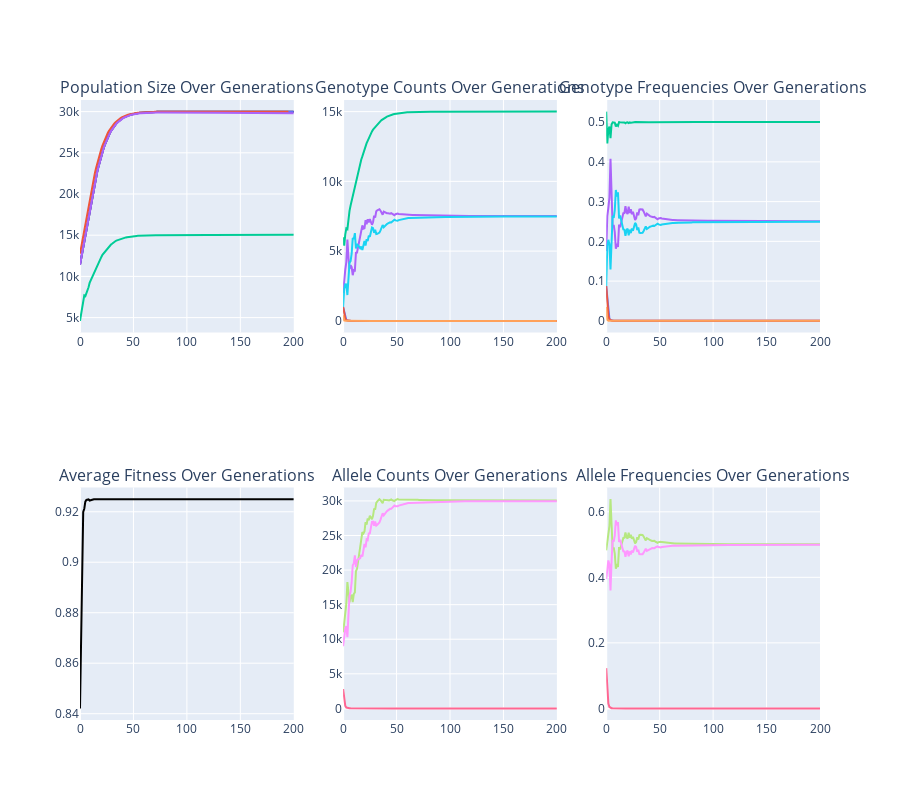

The notebook cell this image was saved under:
### Code cell
# 1 locus, 3 alleles each (Not HW equilibrium)

generations=200
growth_rate=0.1
drift=0.1
carrying_capacity = 30000
bottleneck_yr=None
bottleneck_pop=500
covariance=0
small_pop_inbreeding=0

genotype_data = {
    (('A1', 'A1'),): {'male' : 1000, 'female' : 1000, 'fitness' : 0.9 },
    (('A1', 'A2'),): {'male' : 3000, 'female' : 3000, 'fitness' : 0.95},
    (('A1', 'A3'),): {'male' : 500,  'female' : 500,  'fitness' : 0.2 }, 
    (('A2', 'A2'),): {'male' : 500,  'female' : 500,  'fitness' : 0.9 },
    (('A2', 'A3'),): {'male' : 500,  'female' : 500,  'fitness' : 0.6 },
    (('A3', 'A3'),): {'male' : 200,  'female' : 200,  'fitness' : 1.0 },
}

mutations=None

pop_gen(
    generations,
    genotype_data,
    growth_rate,
    carrying_capacity,
    drift,
    mutations,
    bottleneck_yr,
    bottleneck_pop,
    covariance,
    small_pop_inbreeding
)

### Figure 1 — Plotly figure (JSON) as saved in the notebook; plotly's stock layout.template omitted (floating-point values rounded to 4 significant figures; data arrays with more than 128 entries replaced by an {"elided": "..."} marker saying what was removed)
{"data": [{"hoverinfo": "text", "line": {"color": "black"}, "mode": "lines", "name": "N", "showlegend": false, "text": {"elided": "201 str values"}, "type": "scatter", "x": {"elided": "201 int values"}, "xaxis": "x", "y": {"elided": "201 float values"}, "yaxis": "y"}, {"hoverinfo": "text", "line": {"color": "#636EFA"}, "mode": "lines", "name": "Ne (Sex Ratios)", "showlegend": false, "text": {"elided": "201 str values"}, "type": "scatter", "x": {"elided": "201 int values"}, "xaxis": "x", "y": {"elided": "201 float values"}, "yaxis": "y"}, {"hoverinfo": "text", "line": {"color": "#EF553B"}, "mode": "lines", "name": "Ne (Size Variation)", "showlegend": false, "text": {"elided": "196 str values"}, "type": "scatter", "x": {"elided": "196 int values"}, "xaxis": "x", "y": {"elided": "196 float values"}, "yaxis": "y"}, {"hoverinfo": "text", "line": {"color": "#00CC96"}, "mode": "lines", "name": "Ne (Allele Variation)", "showlegend": false, "text": {"elided": "201 str values"}, "type": "scatter", "x": {"elided": "201 int values"}, "xaxis": "x", "y": {"elided": "201 float values"}, "yaxis": "y"}, {"hoverinfo": "text", "line": {"color": "#AB63FA"}, "mode": "lines", "name": "Ne (Inbreeding)", "showlegend": false, "text": {"elided": "201 str values"}, "type": "scatter", "x": {"elided": "201 int values"}, "xaxis": "x", "y": {"elided": "201 float values"}, "yaxis": "y"}, {"hoverinfo": "text", "line": {"color": "#AB63FA"}, "mode": "lines", "name": "A1A1", "showlegend": false, "text": {"elided": "201 str values"}, "type": "scatter", "x": {"elided": "201 int values"}, "xaxis": "x2", "y": {"elided": "201 int values"}, "yaxis": "y2"}, {"hoverinfo": "text", "line": {"color": "#00CC96"}, "mode": "lines", "name": "A1A2", "showlegend": false, "text": {"elided": "201 str values"}, "type": "scatter", "x": {"elided": "201 int values"}, "xaxis": "x2", "y": {"elided": "201 int values"}, "yaxis": "y2"}, {"hoverinfo": "text", "line": {"color": "#636EFA"}, "mode": "lines", "name": "A1A3", "showlegend": false, "text": {"elided": "201 str values"}, "type": "scatter", "x": {"elided": "201 int values"}, "xaxis": "x2", "y": {"elided": "201 int values"}, "yaxis": "y2"}, {"hoverinfo": "text", "line": {"color": "#19D3F3"}, "mode": "lines", "name": "A2A2", "showlegend": false, "text": {"elided": "201 str values"}, "type": "scatter", "x": {"elided": "201 int values"}, "xaxis": "x2", "y": {"elided": "201 int values"}, "yaxis": "y2"}, {"hoverinfo": "text", "line": {"color": "#EF553B"}, "mode": "lines", "name": "A2A3", "showlegend": false, "text": {"elided": "201 str values"}, "type": "scatter", "x": {"elided": "201 int values"}, "xaxis": "x2", "y": {"elided": "201 int values"}, "yaxis": "y2"}, {"hoverinfo": "text", "line": {"color": "#FFA15A"}, "mode": "lines", "name": "A3A3", "showlegend": false, "text": {"elided": "201 str values"}, "type": "scatter", "x": {"elided": "201 int values"}, "xaxis": "x2", "y": {"elided": "201 int values"}, "yaxis": "y2"}, {"hoverinfo": "text", "line": {"color": "#AB63FA"}, "mode": "lines", "name": "A1A1", "showlegend": false, "text": {"elided": "201 str values"}, "type": "scatter", "x": {"elided": "201 int values"}, "xaxis": "x3", "y": {"elided": "201 float values"}, "yaxis": "y3"}, {"hoverinfo": "text", "line": {"color": "#00CC96"}, "mode": "lines", "name": "A1A2", "showlegend": false, "text": {"elided": "201 str values"}, "type": "scatter", "x": {"elided": "201 int values"}, "xaxis": "x3", "y": {"elided": "201 float values"}, "yaxis": "y3"}, {"hoverinfo": "text", "line": {"color": "#636EFA"}, "mode": "lines", "name": "A1A3", "showlegend": false, "text": {"elided": "201 str values"}, "type": "scatter", "x": {"elided": "201 int values"}, "xaxis": "x3", "y": {"elided": "201 float values"}, "yaxis": "y3"}, {"hoverinfo": "text", "line": {"color": "#19D3F3"}, "mode": "lines", "name": "A2A2", "showlegend": false, "text": {"elided": "201 str values"}, "type": "scatter", "x": {"elided": "201 int values"}, "xaxis": "x3", "y": {"elided": "201 float values"}, "yaxis": "y3"}, {"hoverinfo": "text", "line": {"color": "#EF553B"}, "mode": "lines", "name": "A2A3", "showlegend": false, "text": {"elided": "201 str values"}, "type": "scatter", "x": {"elided": "201 int values"}, "xaxis": "x3", "y": {"elided": "201 float values"}, "yaxis": "y3"}, {"hoverinfo": "text", "line": {"color": "#FFA15A"}, "mode": "lines", "name": "A3A3", "showlegend": false, "text": {"elided": "201 str values"}, "type": "scatter", "x": {"elided": "201 int values"}, "xaxis": "x3", "y": {"elided": "201 float values"}, "yaxis": "y3"}, {"hoverinfo": "text", "line": {"color": "black"}, "mode": "lines", "name": "Average Fitness", "showlegend": false, "text": {"elided": "201 str values"}, "type": "scatter", "x": {"elided": "201 int values"}, "xaxis": "x4", "y": {"elided": "201 float values"}, "yaxis": "y4"}, {"hoverinfo": "text", "line": {"color": "#B6E880"}, "mode": "lines", "name": "A1", "showlegend": false, "text": {"elided": "201 str values"}, "type": "scatter", "x": {"elided": "201 int values"}, "xaxis": "x5", "y": {"elided": "201 int values"}, "yaxis": "y5"}, {"hoverinfo": "text", "line": {"color": "#FF97FF"}, "mode": "lines", "name": "A2", "showlegend": false, "text": {"elided": "201 str values"}, "type": "scatter", "x": {"elided": "201 int values"}, "xaxis": "x5", "y": {"elided": "201 int values"}, "yaxis": "y5"}, {"hoverinfo": "text", "line": {"color": "#FF6692"}, "mode": "lines", "name": "A3", "showlegend": false, "text": {"elided": "201 str values"}, "type": "scatter", "x": {"elided": "201 int values"}, "xaxis": "x5", "y": {"elided": "201 int values"}, "yaxis": "y5"}, {"hoverinfo": "text", "line": {"color": "#B6E880"}, "mode": "lines", "name": "A1", "showlegend": false, "text": {"elided": "201 str values"}, "type": "scatter", "x": {"elided": "201 int values"}, "xaxis": "x6", "y": {"elided": "201 float values"}, "yaxis": "y6"}, {"hoverinfo": "text", "line": {"color": "#FF97FF"}, "mode": "lines", "name": "A2", "showlegend": false, "text": {"elided": "201 str values"}, "type": "scatter", "x": {"elided": "201 int values"}, "xaxis": "x6", "y": {"elided": "201 float values"}, "yaxis": "y6"}, {"hoverinfo": "text", "line": {"color": "#FF6692"}, "mode": "lines", "name": "A3", "showlegend": false, "text": {"elided": "201 str values"}, "type": "scatter", "x": {"elided": "201 int values"}, "xaxis": "x6", "y": {"elided": "201 float values"}, "yaxis": "y6"}], "layout": {"annotations": [{"font": {"size": 16}, "showarrow": false, "text": "Population Size Over Generations", "x": 0.1444, "xanchor": "center", "xref": "paper", "y": 1, "yanchor": "bottom", "yref": "paper"}, {"font": {"size": 16}, "showarrow": false, "text": "Genotype Counts Over Generations", "x": 0.5, "xanchor": "center", "xref": "paper", "y": 1, "yanchor": "bottom", "yref": "paper"}, {"font": {"size": 16}, "showarrow": false, "text": "Genotype Frequencies Over Generations", "x": 0.8556, "xanchor": "center", "xref": "paper", "y": 1, "yanchor": "bottom", "yref": "paper"}, {"font": {"size": 16}, "showarrow": false, "text": "Average Fitness Over Generations", "x": 0.1444, "xanchor": "center", "xref": "paper", "y": 0.375, "yanchor": "bottom", "yref": "paper"}, {"font": {"size": 16}, "showarrow": false, "text": "Allele Counts Over Generations", "x": 0.5, "xanchor": "center", "xref": "paper", "y": 0.375, "yanchor": "bottom", "yref": "paper"}, {"font": {"size": 16}, "showarrow": false, "text": "Allele Frequencies Over Generations", "x": 0.8556, "xanchor": "center", "xref": "paper", "y": 0.375, "yanchor": "bottom", "yref": "paper"}], "height": 800, "hovermode": "closest", "xaxis": {"anchor": "y", "domain": [0, 0.2889]}, "xaxis2": {"anchor": "y2", "domain": [0.3556, 0.6444]}, "xaxis3": {"anchor": "y3", "domain": [0.7111, 1]}, "xaxis4": {"anchor": "y4", "domain": [0, 0.2889]}, "xaxis5": {"anchor": "y5", "domain": [0.3556, 0.6444]}, "xaxis6": {"anchor": "y6", "domain": [0.7111, 1]}, "yaxis": {"anchor": "x", "domain": [0.625, 1]}, "yaxis2": {"anchor": "x2", "domain": [0.625, 1]}, "yaxis3": {"anchor": "x3", "domain": [0.625, 1]}, "yaxis4": {"anchor": "x4", "domain": [0, 0.375]}, "yaxis5": {"anchor": "x5", "domain": [0, 0.375]}, "yaxis6": {"anchor": "x6", "domain": [0, 0.375]}}}
